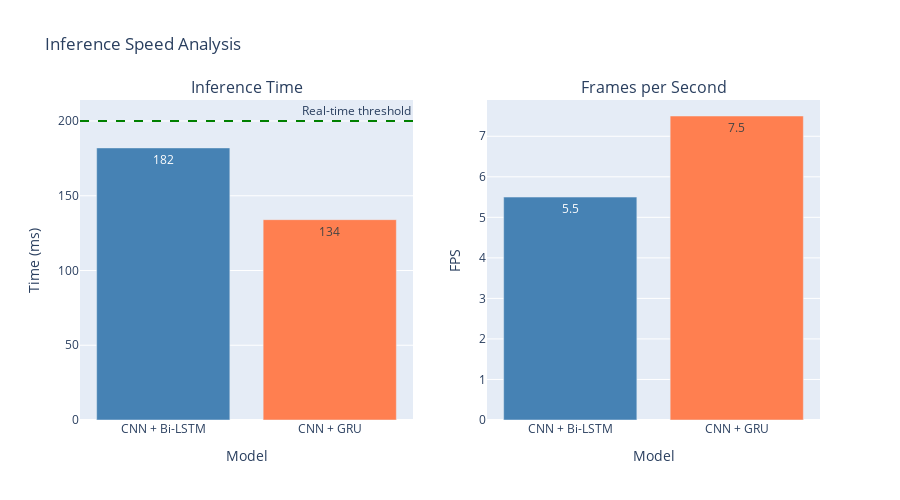

Source (notebook cell):
### Code cell
# Visualization: Inference speed comparison
fig = make_subplots(
    rows=1, cols=2,
    subplot_titles=('Inference Time', 'Frames per Second'),
    specs=[[{'type': 'bar'}, {'type': 'bar'}]]
)

# Inference time
fig.add_trace(go.Bar(
    x=df_inference['Model'],
    y=df_inference['Inference Time (ms)'],
    marker_color=['steelblue', 'coral'],
    text=df_inference['Inference Time (ms)'],
    textposition='auto',
), row=1, col=1)

# Add real-time threshold line
fig.add_hline(y=realtime_threshold, line_dash="dash", line_color="green",
              annotation_text="Real-time threshold", row=1, col=1)

# FPS
fig.add_trace(go.Bar(
    x=df_inference['Model'],
    y=df_inference['FPS'],
    marker_color=['steelblue', 'coral'],
    text=df_inference['FPS'],
    textposition='auto',
), row=1, col=2)

fig.update_xaxes(title_text="Model", row=1, col=1)
fig.update_xaxes(title_text="Model", row=1, col=2)
fig.update_yaxes(title_text="Time (ms)", row=1, col=1)
fig.update_yaxes(title_text="FPS", row=1, col=2)

fig.update_layout(height=500, showlegend=False, title_text="Inference Speed Analysis")
fig.show()

# Speed improvement
speed_improvement = ((df_inference.loc[0, 'Inference Time (ms)'] - df_inference.loc[1, 'Inference Time (ms)']) / 
                     df_inference.loc[0, 'Inference Time (ms)']) * 100
print(f"\n💡 GRU is {speed_improvement:.1f}% faster for inference")

### Figure 1 — Plotly figure (JSON) as saved in the notebook; plotly's stock layout.template omitted (floating-point values rounded to 4 significant figures)
{"data": [{"marker": {"color": ["steelblue", "coral"]}, "text": [182.0, 134.0], "textposition": "auto", "type": "bar", "x": ["CNN + Bi-LSTM", "CNN + GRU"], "xaxis": "x", "y": [182, 134], "yaxis": "y"}, {"marker": {"color": ["steelblue", "coral"]}, "text": [5.5, 7.5], "textposition": "auto", "type": "bar", "x": ["CNN + Bi-LSTM", "CNN + GRU"], "xaxis": "x2", "y": [5.5, 7.5], "yaxis": "y2"}], "layout": {"annotations": [{"font": {"size": 16}, "showarrow": false, "text": "Inference Time", "x": 0.225, "xanchor": "center", "xref": "paper", "y": 1, "yanchor": "bottom", "yref": "paper"}, {"font": {"size": 16}, "showarrow": false, "text": "Frames per Second", "x": 0.775, "xanchor": "center", "xref": "paper", "y": 1, "yanchor": "bottom", "yref": "paper"}, {"showarrow": false, "text": "Real-time threshold", "x": 1, "xanchor": "right", "xref": "x domain", "y": 200, "yanchor": "bottom", "yref": "y"}], "height": 500, "shapes": [{"line": {"color": "green", "dash": "dash"}, "type": "line", "x0": 0, "x1": 1, "xref": "x domain", "y0": 200, "y1": 200, "yref": "y"}], "showlegend": false, "title": {"text": "Inference Speed Analysis"}, "xaxis": {"anchor": "y", "domain": [0, 0.45], "title": {"text": "Model"}}, "xaxis2": {"anchor": "y2", "domain": [0.55, 1], "title": {"text": "Model"}}, "yaxis": {"anchor": "x", "domain": [0, 1], "title": {"text": "Time (ms)"}}, "yaxis2": {"anchor": "x2", "domain": [0, 1], "title": {"text": "FPS"}}}}
